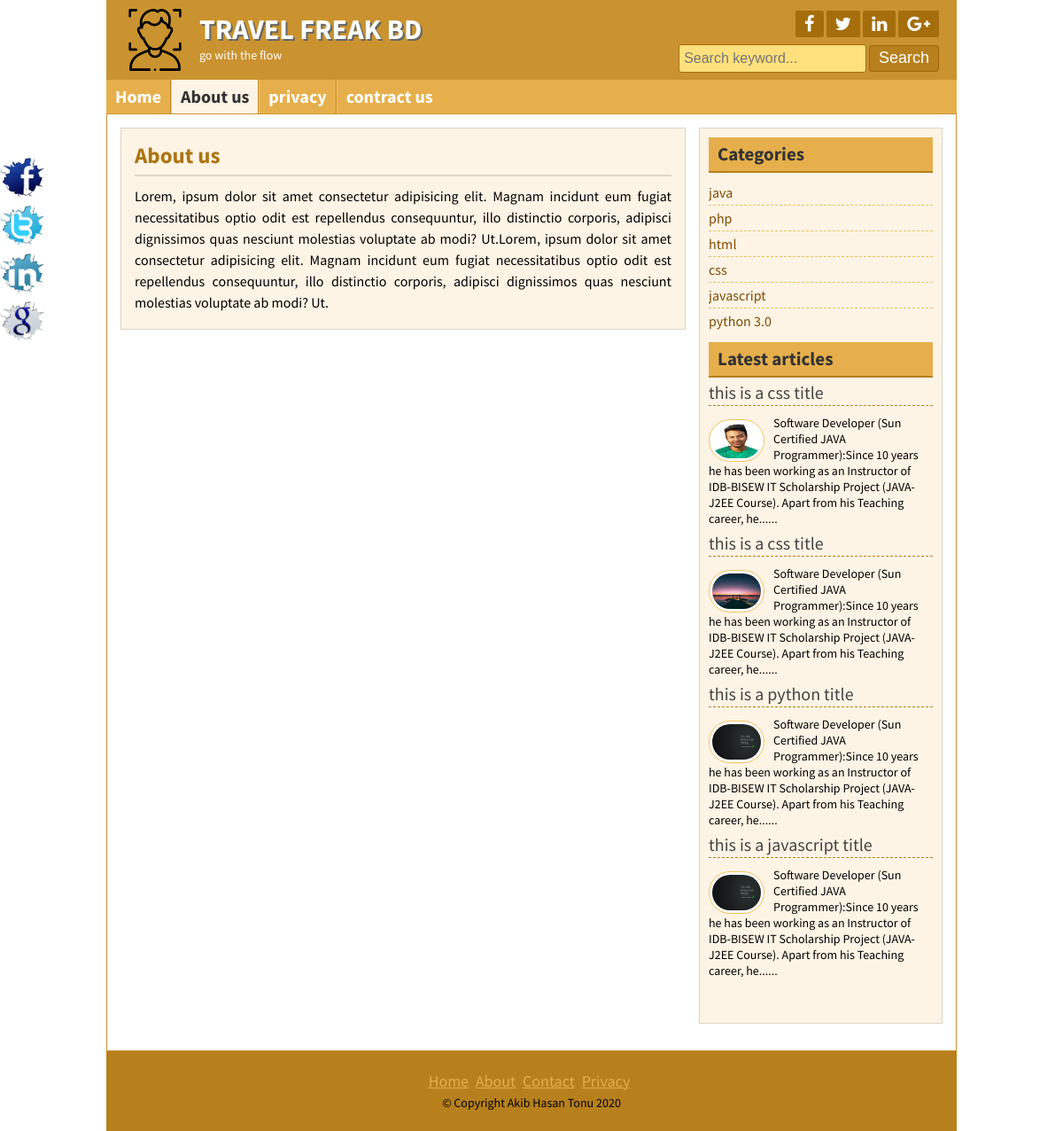
Page /page.php?pageid=1 on the committed database.
### tables this page shows
CREATE TABLE IF NOT EXISTS `title_slogan` (
  `id` int(11) NOT NULL AUTO_INCREMENT,
  `title` varchar(255) NOT NULL,
  `slogan` varchar(255) NOT NULL,
  `logo` varchar(255) NOT NULL,
  PRIMARY KEY (`id`)
);

CREATE TABLE IF NOT EXISTS `social_tbl` (
  `id` int(11) NOT NULL AUTO_INCREMENT,
  `fb` varchar(255) NOT NULL,
  `tt` varchar(255) NOT NULL,
  `ln` varchar(255) NOT NULL,
  `gp` varchar(255) NOT NULL,
  PRIMARY KEY (`id`)
);

CREATE TABLE IF NOT EXISTS `tbl_page` (
  `id` int(11) NOT NULL AUTO_INCREMENT,
  `title` varchar(255) NOT NULL,
  `body` text NOT NULL,
  PRIMARY KEY (`id`)
);

CREATE TABLE IF NOT EXISTS `tbl_catagory` (
  `id` int(11) NOT NULL AUTO_INCREMENT,
  `name` varchar(55) NOT NULL,
  PRIMARY KEY (`id`)
);

CREATE TABLE IF NOT EXISTS `tbl_post` (
  `id` int(11) NOT NULL AUTO_INCREMENT,
  `cat` int(11) NOT NULL,
  `title` varchar(255) NOT NULL,
  `body` text NOT NULL,
  `image` varchar(255) NOT NULL,
  `authore` varchar(50) NOT NULL,
  `tags` varchar(255) NOT NULL,
  `date` timestamp NOT NULL DEFAULT current_timestamp() ON UPDATE current_timestamp(),
  `userid` int(11) NOT NULL,
  PRIMARY KEY (`id`)
);

CREATE TABLE IF NOT EXISTS `tbl_copyright` (
  `id` int(11) NOT NULL AUTO_INCREMENT,
  `title` varchar(255) NOT NULL,
  PRIMARY KEY (`id`)
);

### lib/database1.php (called while the page is built, shortened)
<?php
 class Database{
      private $dbname="mysql:host=localhost; dbname=db_blog;";
      private $dbuser="root";
      private $dbpass="";
      public $conn;
    public function __construct(){
        if(!isset($this->conn)){
            try {
                $this->conn= new PDO("$this->dbname,$this->dbuser,$this->dbpass");
                $this->conn->setAttribute(PDO::ATTR_ERRMODE,PDO::ERRMODE_EXCEPTION);
            } catch (PDOException $e) {
                die("connection failed".$e->getMessage());
            }
        }
     }
}
?>

### helpers/format.php (called while the page is built, shortened)
<?php
class Format{
    public function textShorten($text,$limit=400){
        $text = $text." ";
        $text =substr($text,0,$limit);
        $text =substr($text,0,strrpos($text," "));
        $text =$text."......";
        return $text;
    }
}
?>

### page.php (the view)
<?php include "inc/header.php" ;?>
<div class="contentsection contemplete clear">
		<?php
            if(isset($_GET['pageid']) ){
                $pageid = $_GET['pageid'];
			}
		?>
		<div class="maincontent clear">
			<div class="about">
		  <?php
                    $query = "SELECT * FROM tbl_page WHERE id='$pageid '";
                    $res=$db->conn->prepare($query);
                    $res->execute();
                    $val = $res->fetchAll();
                    foreach($val as $key){
        ?>
				<h2><?php echo $key['title'];?></h2>
				<p><?php echo $key['body'];?></p>
		</div>
					<?php } ;?>
</div>
<?php include "inc/sidebar.php" ;?>
<?php include "inc/footer.php" ;?>

### inc/header.php (shortened to what this page needs)
<?php include "lib/database1.php" ;?>
<?php include "helpers/format.php" ;?>
<?php
$db = new Database();
$fm = new Format();
?>
<!DOCTYPE html>
<html>
<head>
  <?php
  if(isset($_GET['pageid'])){
	  $pagetitle =$_GET['pageid'];
	  $sql="SELECT * FROM tbl_page where id='$pagetitle'";
		$value = $db->conn->prepare($sql);
		$value->execute();
		$reault = $value->fetchAll();
		foreach ($reault as $data) {?>
			<title><?php echo $data['title'];?> - <?php echo Title ;?></title>
		<?php } }elseif(isset($_GET['id'])){
				$posteid =$_GET['id'];
				$sql="SELECT * FROM tbl_post where id='$posteid'";
				$value = $db->conn->prepare($sql);
				$value->execute();
				$reault = $value->fetchAll();
				foreach ($reault as $data) {?>
					<title><?php echo $data['title'];?> - <?php echo Title ;?></title>
		<?php } }else{?>
			<title><?php echo $fm->title();?> - <?php echo Title ;?></title>
		<?php } ?>
	<link rel="stylesheet" href="font-awesome-4.5.0/css/font-awesome.css">
	<link rel="stylesheet" href="css/nivo-slider.css" type="text/css" media="screen" />
	<link rel="stylesheet" href="style.css">
</head>
<body>
	<div class="headersection templete clear">
		<a  href="index.php">
			<div class="logo">
	<?php
				$sql="SELECT * FROM title_slogan WHERE id='1'";
				$post =$db->conn->prepare($sql);
				$post->execute();
				$value=$post->fetchAll();
				foreach ($value as $key ) {
			?>
				<img src="admin/<?php echo $key['logo'] ;?>" alt="Logo"/>
				<h2><?php echo $key['title'] ;?></h2>
				<p><?php echo $key['slogan'] ;?></p>
			</div>
	<?php } ;?>
		</a>
		<div class="social clear">
			<?php
                    $query = "SELECT * FROM social_tbl WHERE id='1'";
                    $res=$db->conn->prepare($query);
                    $res->execute();
                    $val = $res->fetchAll();
                    foreach($val as $key){
                ?>
			<div class="icon clear">
				<a href="<?php echo $key['fb'];?>" target="_blank"><i class="fa fa-facebook"></i></a>
				<a href="<?php echo $key['tt'];?>" target="_blank"><i class="fa fa-twitter"></i></a>
				<a href="<?php echo $key['ln'];?>" target="_blank"><i class="fa fa-linkedin"></i></a>
				<a href="<?php echo $key['gp'];?>" target="_blank"><i class="fa fa-google-plus"></i></a>
			</div>
		<?php } ;?>
			<div class="searchbtn clear">
			<form action="search.php" method="post">
				<input type="text" name="search" placeholder="Search keyword..."/>
				<input type="submit" name="submit" value="Search"/>
			</form>
			</div>
		</div>
	</div>
<div class="navsection templete">
	<ul>
		<li><a
			<?php
				$path=$_SERVER['SCRIPT_FILENAME'];
         		$title = basename($path,'.php');
				if($title =='index'){
					echo 'id="active"';
				}
			?>
		 href="index.php">Home</a></li>
		  <?php
			$sql="SELECT * FROM tbl_page";
			$value = $db->conn->prepare($sql);
			$value->execute();
			$reault = $value->fetchAll();
			if($value){
				foreach ($reault as $data) {
		?>
			<li><a
			 <?php
				if(isset($_GET['pageid']) && ($_GET['pageid']== $data['id']) ){
					echo 'id="active"';
				}
			?>
			 href="page.php?pageid=<?php echo $data['id'];?>"> <?php echo $data['title'];?></a></li>
		<?php }} ;?>
		<li><a
		<?php
				$path=$_SERVER['SCRIPT_FILENAME'];
         		$title = basename($path,'.php');
				if($title =='contact'){
					echo 'id="active"';
				}
			?>
		href="contact.php">contract us</a></li>
	</ul>
</div>

### inc/sidebar.php
<div class="sidebar clear">
			<div class="samesidebar clear">
				<h2>Categories</h2>
					<ul>
						<?php
							$sql="SELECT * FROM tbl_catagory ";
							$post =$db->conn->prepare($sql);
							$post->execute();
							$result=$post->fetchAll();
						if($post){
							foreach ($result as $value) {
						?>
						<li><a href="posts.php?catagory=<?php echo $value['id'] ;?>"><?php echo $value['name'] ;?></a></li>
						<?php }}else{header("Location:404.php");};?>
					</ul>
			</div>
			<div class="samesidebar clear">
				<h2>Latest articles</h2>
					<div class="popular clear">
					<?php
							$query="SELECT * FROM tbl_post LIMIT 4";
							$post =$db->conn->prepare($query);
							$post->execute();
							$result=$post->fetchAll();
						if($post){
							foreach ($result as $value) {
						?>
						<h3><a href="post.php?id=<?php echo $value['id'] ;?>"><?php echo $value['title'] ;?> </h3>
						 <a href="#"><img src="admin/<?php echo $value['image'] ;?>" alt="post image"/></a>
						<p>
						<?php echo $fm->textShorten($value['body'],200) ;?>
						</p>
						<?php }}else{ header("Location: 404.php");}?>
					</div>
			</div>
		</div>

### inc/footer.php (shortened to what this page needs)
</div>
	<div class="footersection templete clear">
	  <div class="footermenu clear">
		<ul>
			<li><a href="#">Home</a></li>
			<li><a href="#">About</a></li>
			<li><a href="#">Contact</a></li>
			<li><a href="#">Privacy</a></li>
		</ul>
	  </div>
	  <?php
                    $query = "SELECT * FROM tbl_copyright WHERE id='1'";
                    $res=$db->conn->prepare($query);
                    $res->execute();
                    $val = $res->fetchAll();
                    foreach($val as $key){
                ?>
	  <p>&copy; <?php echo $key['title'];?> <?php   echo date('Y');?></p>
					<?php } ;?>
	</div>
	<div class="fixedicon clear">
		<a href="http://www.facebook.com"><img src="images/fb.png" alt="Facebook"/></a>
		<a href="http://www.twitter.com"><img src="images/tw.png" alt="Twitter"/></a>
		<a href="http://www.linkedin.com"><img src="images/in.png" alt="LinkedIn"/></a>
		<a href="http://www.google.com"><img src="images/gl.png" alt="GooglePlus"/></a>
	</div>
</body>
</html>

### style.css (style rules this page uses)
* { margin: 0; padding: 0; outline: 0 }
body { font-family: 'Source Sans Pro', sans-serif; font-size: 14px; line-height: 18px; color: #000; }
.templete { width: 960px; margin: 0 auto; }
.contemplete { margin: 0 auto; width: 928px; }
.clear { overflow: hidden; }
input[type="text"], input[type="email"] { border: 1px solid #cfc5b6; border-radius: 3px; margin-bottom: 5px; padding: 5px; width: 300px; }
input[type="submit"] { background: #b7801c none repeat scroll 0 0; border: 1px solid #e6af4b; color: #fff; cursor: pointer; font-size: 20px; padding: 1px 10px; }
.headersection { background: #ca932f none repeat scroll 0 0; color: #fff; }
.logo { float: left; width: 580px; }
.logo img { float: left; margin-right: 15px; padding-bottom: 10px; padding-left: 20px; padding-top: 10px; width: 70px; }
.logo h2 { color: #fff; font-size: 32px; margin-bottom: 11px; margin-top: 24px; text-shadow: 2px 2px 0 #666; }
.logo p { color: #fff; }
.social { float: right; margin-right: 20px; margin-top: 12px; text-align: right; width: 360px; }
.icon { float: right; }
.icon a { background: #a56e0a none repeat scroll 0 0; border-radius: 2px; color: #fff; display: block; float: left; font-size: 20px; margin-left: 3px; padding: 5px 10px; }
.searchbtn { float: right; margin-top: 8px; }
.searchbtn input[type="text"] { border: 1px solid #A56E0A; width: 200px; background: #FFE07C; font-size: 16px; height: 20px; }
.searchbtn input[type="submit"] { border: 1px solid #9d6602; border-radius: 3px; font-size: 18px; height: 30px; padding-left: 10px; padding-right: 10px; padding-top: 0; cursor: pointer; }
.navsection { background: none repeat scroll 0 0 #e6af4b; min-height: 38px; }
.navsection ul { margin: 0; padding: 0; list-style: none; }
.navsection ul li { border-left: 1px solid #fdc662; border-right: 1px solid #c18a26; display: block; float: left; position: relative; }
.navsection ul li:first-child { border-left: 0px solid #fdc662; }
.navsection ul li:last-child { border-right: 0px solid #c18a26; }
.navsection ul li a { color: #fff; display: block; font-size: 20px; font-weight: bold; padding: 10px; text-decoration: none; }
.navsection ul li a:hover, #active { background: #FEF4E5; color: #333; }
.contentsection { background: #ffffff none repeat scroll 0 0; border: 1px solid #ca932f; padding: 15px; }
.maincontent { background: #fef4e5 none repeat scroll 0 0; border: 1px solid #ded4c5; float: left; margin: 0 15px 15px 0; padding: 8px 15px; width: 606px; }
.about { font-size: 16px; line-height: 24px; text-align: justify; }
.about p { font-size: 16px; line-height: 24px; margin-bottom: 10px; text-align: justify; }
.samepost h2, .about h2 { border-bottom: 2px solid #e0d6c7; color: #ac7511; font-size: 25px; margin-bottom: 4px; padding: 10px 10px 10px 0; }
.sidebar { background: #fef4e5 none repeat scroll 0 0; border: 1px solid #ded4c5; float: right; margin-bottom: 15px; margin-top: 0; padding: 10px; width: 253px; }
.samesidebar { margin-bottom: 10px; }
.samesidebar h2 { background: #e6af4b none repeat scroll 0 0; border-bottom: 2px solid #b7801c; color: #333; margin-bottom: 8px; padding: 10px; }
.samesidebar ul { padding: 0; margin: 0; list-style: none; }
.samesidebar ul li { border-bottom: 1px dashed #e9c05c; font-size: 16px; padding: 5px 8px 5px 0; }
.samesidebar ul li:last-child { border-bottom: 0px dashed #e9c05c; }
.samesidebar ul li a { color: #814a00; text-decoration: none; }
.samesidebar p { margin-bottom: 10px; }
.popular { margin-bottom: 20px; }
.popular h3 { border-bottom: 1px dashed #b7801c; font-size: 20px; font-weight: normal; margin-bottom: 10px; padding-bottom: 5px; }
.popular h3 a { text-decoration: none; color: #444 }
.popular img { background: #fff none repeat scroll 0 0; border: 1px solid #f6bf5b; border-radius: 30px; float: left; height: 40px; margin-right: 10px; margin-top: 5px; padding: 3px; width: 55px; }
.footersection { height: 90px; background: #B7801C; text-align: center; }
.footermenu { margin-top: 25px; margin-bottom: 5px; }
.footermenu ul { padding: 0; margin: 0; list-style: none; text-align: center; }
.footermenu ul li { display: inline-block; }
.footermenu ul li a { color: #E6AF4B; font-size: 18px; margin-right: 5px; }
.fixedicon { left: 0; position: fixed; top: 175px; width: 60px; }
.fixedicon img { width: 50px; }

### rows in the picture
title_slogan: logo (picture), title "TRAVEL FREAK BD", slogan "go with the flow"
tbl_page: title "About us", body "Lorem, ipsum dolor sit amet consectetur adipisicing elit. Magnam incidunt eum fugiat necessitatibus optio odit est repellendus consequuntur, illo distinctio corporis, adipisci dignissimos quas nesciunt molestias voluptate ab modi? Ut.Lorem, ipsum dolor sit amet consectetur adipisicing elit. Magnam incidunt eum fugiat necessitatibus optio odit est repellendus consequuntur, illo distinctio corporis, adipisci dignissimos quas nesciunt molestias voluptate ab modi? Ut."
tbl_page: title "privacy"
tbl_catagory: name "java"
tbl_catagory: name "php"
tbl_catagory: name "html"
tbl_catagory: name "css"
tbl_catagory: name "javascript"
tbl_catagory: name "python 3.0"
tbl_post: title "this is a css title", image (picture), body "Software Developer (Sun Certified JAVA Programmer):Since 10 years he has been working as an Instructor of IDB-BISEW IT Scholarship Project (JAVA- J2EE Course). Apart from his Teaching career, he......"
tbl_post: title "this is a css title", image (picture), body "Software Developer (Sun Certified JAVA Programmer):Since 10 years he has been working as an Instructor of IDB-BISEW IT Scholarship Project (JAVA- J2EE Course). Apart from his Teaching career, he......"
tbl_post: title "this is a python title", image (picture), body "Software Developer (Sun Certified JAVA Programmer):Since 10 years he has been working as an Instructor of IDB-BISEW IT Scholarship Project (JAVA- J2EE Course). Apart from his Teaching career, he......"
tbl_post: title "this is a javascript title", image (picture), body "Software Developer (Sun Certified JAVA Programmer):Since 10 years he has been working as an Instructor of IDB-BISEW IT Scholarship Project (JAVA- J2EE Course). Apart from his Teaching career, he......"
tbl_copyright: title "Copyright Akib Hasan Tonu"
